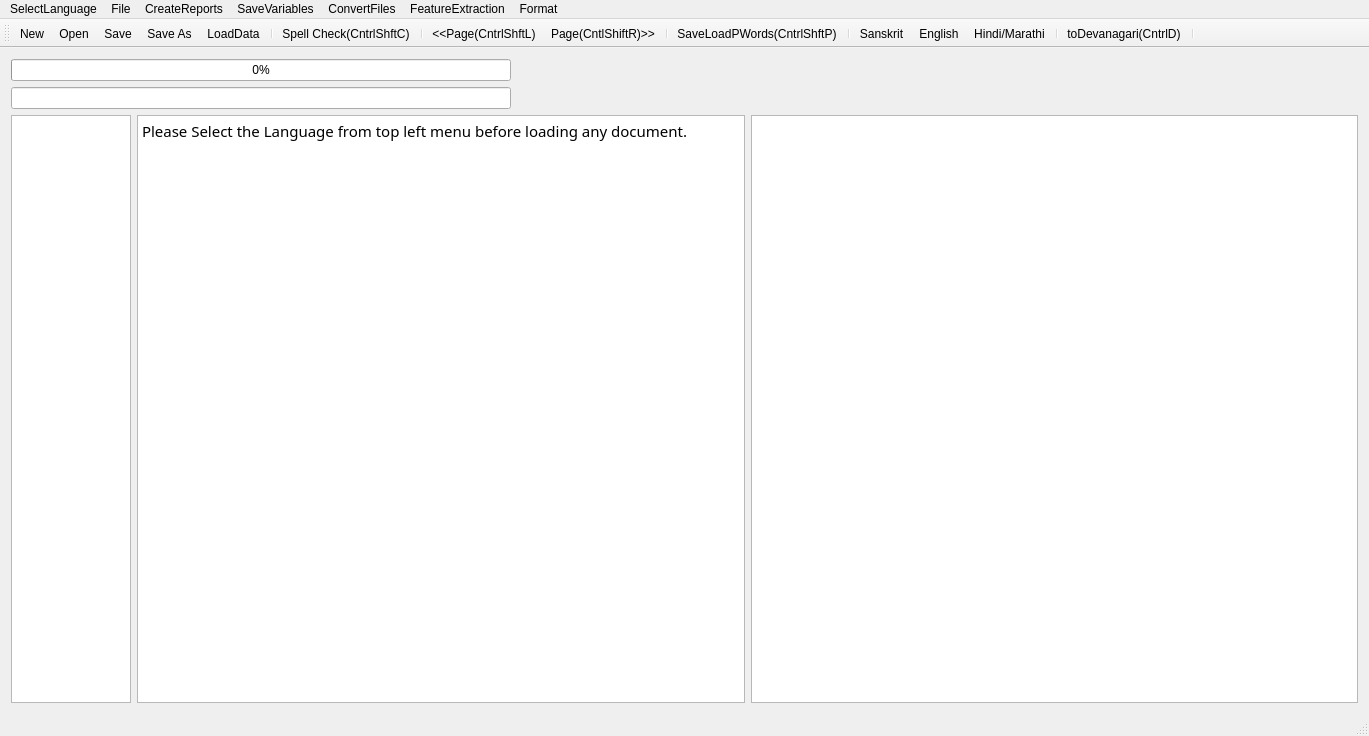
<?xml version="1.0" encoding="UTF-8"?>
<ui version="4.0">
 <class>MainWindow</class>
 <widget class="QMainWindow" name="MainWindow">
  <property name="geometry">
   <rect>
    <x>0</x>
    <y>0</y>
    <width>1369</width>
    <height>736</height>
   </rect>
  </property>
  <property name="mouseTracking">
   <bool>true</bool>
  </property>
  <property name="windowTitle">
   <string>MainWindow</string>
  </property>
  <widget class="QWidget" name="centralWidget">
   <layout class="QVBoxLayout" name="verticalLayout">
    <item>
     <widget class="QProgressBar" name="progressBar">
      <property name="maximumSize">
       <size>
        <width>500</width>
        <height>16777215</height>
       </size>
      </property>
      <property name="value">
       <number>0</number>
      </property>
      <property name="alignment">
       <set>Qt::AlignRight|Qt::AlignTrailing|Qt::AlignVCenter</set>
      </property>
     </widget>
    </item>
    <item>
     <widget class="QLineEdit" name="lineEdit">
      <property name="maximumSize">
       <size>
        <width>500</width>
        <height>16777215</height>
       </size>
      </property>
     </widget>
    </item>
    <item>
     <layout class="QHBoxLayout" name="horizontalLayout">
      <item>
       <widget class="QTextEdit" name="textEdit">
        <property name="maximumSize">
         <size>
          <width>120</width>
          <height>16777215</height>
         </size>
        </property>
        <property name="font">
         <font>
          <family>FreeSans</family>
          <italic>true</italic>
         </font>
        </property>
        <property name="sizeAdjustPolicy">
         <enum>QAbstractScrollArea::AdjustToContents</enum>
        </property>
        <property name="readOnly">
         <bool>true</bool>
        </property>
       </widget>
      </item>
      <item>
       <widget class="QTextBrowser" name="textBrowser">
        <property name="font">
         <font>
          <family>Shobhika</family>
          <pointsize>16</pointsize>
          <italic>false</italic>
         </font>
        </property>
        <property name="mouseTracking">
         <bool>true</bool>
        </property>
        <property name="sizeAdjustPolicy">
         <enum>QAbstractScrollArea::AdjustToContents</enum>
        </property>
        <property name="undoRedoEnabled">
         <bool>true</bool>
        </property>
        <property name="readOnly">
         <bool>false</bool>
        </property>
        <property name="html">
         <string>&lt;!DOCTYPE HTML PUBLIC &quot;-//W3C//DTD HTML 4.0//EN&quot; &quot;http://www.w3.org/TR/REC-html40/strict.dtd&quot;&gt;
&lt;html&gt;&lt;head&gt;&lt;meta name=&quot;qrichtext&quot; content=&quot;1&quot; /&gt;&lt;style type=&quot;text/css&quot;&gt;
p, li { white-space: pre-wrap; }
&lt;/style&gt;&lt;/head&gt;&lt;body style=&quot; font-family:'Shobhika'; font-size:16pt; font-weight:400; font-style:normal;&quot;&gt;
&lt;p style=&quot; margin-top:0px; margin-bottom:0px; margin-left:0px; margin-right:0px; -qt-block-indent:0; text-indent:0px;&quot;&gt;&lt;span style=&quot; font-family:'Ubuntu'; font-size:11pt;&quot;&gt;Please Select the Language from top left menu before loading any document.&lt;/span&gt;&lt;/p&gt;&lt;/body&gt;&lt;/html&gt;</string>
        </property>
        <property name="acceptRichText">
         <bool>true</bool>
        </property>
        <property name="textInteractionFlags">
         <set>Qt::LinksAccessibleByKeyboard|Qt::LinksAccessibleByMouse|Qt::TextBrowserInteraction|Qt::TextEditable|Qt::TextEditorInteraction|Qt::TextSelectableByKeyboard|Qt::TextSelectableByMouse</set>
        </property>
       </widget>
      </item>
      <item>
       <widget class="QGraphicsView" name="graphicsView">
        <property name="sizeAdjustPolicy">
         <enum>QAbstractScrollArea::AdjustIgnored</enum>
        </property>
        <property name="alignment">
         <set>Qt::AlignCenter</set>
        </property>
        <property name="renderHints">
         <set>QPainter::NonCosmeticDefaultPen</set>
        </property>
        <property name="dragMode">
         <enum>QGraphicsView::ScrollHandDrag</enum>
        </property>
        <property name="transformationAnchor">
         <enum>QGraphicsView::AnchorViewCenter</enum>
        </property>
        <property name="resizeAnchor">
         <enum>QGraphicsView::AnchorViewCenter</enum>
        </property>
       </widget>
      </item>
     </layout>
    </item>
   </layout>
   <zorder>lineEdit</zorder>
   <zorder>progressBar</zorder>
  </widget>
  <widget class="QMenuBar" name="menuBar">
   <property name="geometry">
    <rect>
     <x>0</x>
     <y>0</y>
     <width>1369</width>
     <height>22</height>
    </rect>
   </property>
   <widget class="QMenu" name="menuOCR_Correction_Window">
    <property name="title">
     <string>File</string>
    </property>
    <addaction name="actionNew"/>
    <addaction name="actionOpen"/>
    <addaction name="actionSave"/>
    <addaction name="actionSave_As"/>
    <addaction name="actionSpell_Check"/>
    <addaction name="actionLoad_Next_Page"/>
    <addaction name="actionLoad_Prev_Page"/>
    <addaction name="separator"/>
    <addaction name="actionLoadGDocPage"/>
    <addaction name="actionToDevanagari"/>
    <addaction name="actionLoadData"/>
    <addaction name="actionLoadDict"/>
    <addaction name="actionLoadOCRWords"/>
    <addaction name="actionLoadDomain"/>
    <addaction name="actionLoadSubPS"/>
    <addaction name="actionLoadConfusions"/>
    <addaction name="actionSugg"/>
    <addaction name="actionToSlp1"/>
   </widget>
   <widget class="QMenu" name="menuCreateReports">
    <property name="title">
     <string>CreateReports</string>
    </property>
    <addaction name="actionCreateBest2OCR"/>
    <addaction name="actionCreateSuggestionLog"/>
    <addaction name="actionCreateSuggestionLogNearestPriority"/>
    <addaction name="actionErrorDetectionRep"/>
    <addaction name="actionErrorDetectWithoutAdaptation"/>
    <addaction name="actionErrorDetectionRepUniq"/>
   </widget>
   <widget class="QMenu" name="menuSaveVariables">
    <property name="title">
     <string>SaveVariables</string>
    </property>
    <addaction name="actionCPair"/>
    <addaction name="actionPrimarySecOCRPair"/>
    <addaction name="actionCPairIEROcrVsCorrect"/>
    <addaction name="actionCPairGEROcrVsCorrect"/>
   </widget>
   <widget class="QMenu" name="menuConvertFiles">
    <property name="title">
     <string>ConvertFiles</string>
    </property>
    <addaction name="actionToSlp1_2"/>
    <addaction name="actionToDev"/>
    <addaction name="actionExtractDev"/>
    <addaction name="actionEditDistRep"/>
    <addaction name="actionConfusionFreqHist"/>
    <addaction name="actionFilterOutGT50EditDisPairs"/>
   </widget>
   <widget class="QMenu" name="menuFeatureExtraction">
    <property name="title">
     <string>FeatureExtraction</string>
    </property>
    <addaction name="actionPrepareFeatures"/>
   </widget>
   <widget class="QMenu" name="menuSelectLanguage">
    <property name="title">
     <string>SelectLanguage</string>
    </property>
    <addaction name="actionSanskrit"/>
    <addaction name="actionHindi"/>
    <addaction name="actionEnglish"/>
   </widget>
   <widget class="QMenu" name="menuFormat">
    <property name="title">
     <string>Format</string>
    </property>
    <addaction name="actionBold"/>
    <addaction name="actionSuperScript"/>
    <addaction name="actionSubScript"/>
   </widget>
   <addaction name="menuSelectLanguage"/>
   <addaction name="menuOCR_Correction_Window"/>
   <addaction name="menuCreateReports"/>
   <addaction name="menuSaveVariables"/>
   <addaction name="menuConvertFiles"/>
   <addaction name="menuFeatureExtraction"/>
   <addaction name="menuFormat"/>
  </widget>
  <widget class="QToolBar" name="mainToolBar">
   <attribute name="toolBarArea">
    <enum>TopToolBarArea</enum>
   </attribute>
   <attribute name="toolBarBreak">
    <bool>false</bool>
   </attribute>
   <addaction name="actionNew"/>
   <addaction name="actionOpen"/>
   <addaction name="actionSave"/>
   <addaction name="actionSave_As"/>
   <addaction name="actionLoadData"/>
   <addaction name="separator"/>
   <addaction name="actionSpell_Check"/>
   <addaction name="separator"/>
   <addaction name="actionLoad_Prev_Page"/>
   <addaction name="actionLoad_Next_Page"/>
   <addaction name="separator"/>
   <addaction name="actionLoadGDocPage"/>
   <addaction name="separator"/>
   <addaction name="actionSanskrit"/>
   <addaction name="actionEnglish"/>
   <addaction name="actionHindi"/>
   <addaction name="separator"/>
   <addaction name="actionToDevanagari"/>
   <addaction name="separator"/>
  </widget>
  <widget class="QStatusBar" name="statusBar"/>
  <action name="actionOpen">
   <property name="icon">
    <iconset resource="AppResources.qrc">
     <normaloff>:/Images/open.png</normaloff>:/Images/open.png</iconset>
   </property>
   <property name="text">
    <string>Open</string>
   </property>
   <property name="shortcut">
    <string>Ctrl+O</string>
   </property>
  </action>
  <action name="actionSave">
   <property name="icon">
    <iconset resource="AppResources.qrc">
     <normaloff>:/Images/save.png</normaloff>:/Images/save.png</iconset>
   </property>
   <property name="text">
    <string>Save</string>
   </property>
   <property name="shortcut">
    <string>Ctrl+S</string>
   </property>
  </action>
  <action name="actionSave_As">
   <property name="icon">
    <iconset resource="AppResources.qrc">
     <normaloff>:/Images/save-as.png</normaloff>:/Images/save-as.png</iconset>
   </property>
   <property name="text">
    <string>Save As</string>
   </property>
   <property name="shortcut">
    <string>Ctrl+Shift+S</string>
   </property>
  </action>
  <action name="actionNew">
   <property name="icon">
    <iconset resource="AppResources.qrc">
     <normaloff>:/Images/New.png</normaloff>:/Images/New.png</iconset>
   </property>
   <property name="text">
    <string>New</string>
   </property>
   <property name="shortcut">
    <string>Ctrl+N</string>
   </property>
  </action>
  <action name="actionSpell_Check">
   <property name="text">
    <string>Spell Check(CntrlShftC)</string>
   </property>
   <property name="shortcut">
    <string>Ctrl+Shift+C</string>
   </property>
  </action>
  <action name="actionLoad_Next_Page">
   <property name="text">
    <string>Page(CntlShiftR)&gt;&gt;</string>
   </property>
   <property name="toolTip">
    <string>Page(CntlShiftR)&gt;&gt;</string>
   </property>
   <property name="shortcut">
    <string>Ctrl+Shift+R</string>
   </property>
  </action>
  <action name="actionLoad_Prev_Page">
   <property name="text">
    <string>&lt;&lt;Page(CntrlShftL)</string>
   </property>
   <property name="toolTip">
    <string>&lt;&lt;Page(CntrlShftL)</string>
   </property>
   <property name="shortcut">
    <string>Ctrl+Shift+L</string>
   </property>
  </action>
  <action name="actionLoadGDocPage">
   <property name="text">
    <string>Save&amp;LoadPWords(CntrlShftP)</string>
   </property>
   <property name="shortcut">
    <string>Ctrl+Shift+P</string>
   </property>
  </action>
  <action name="actionToDevanagari">
   <property name="text">
    <string>toDevanagari(CntrlD)</string>
   </property>
   <property name="shortcut">
    <string>Ctrl+D</string>
   </property>
  </action>
  <action name="actionLoadData">
   <property name="text">
    <string>LoadData</string>
   </property>
  </action>
  <action name="actionLoadDict">
   <property name="text">
    <string>LoadDict</string>
   </property>
  </action>
  <action name="actionLoadOCRWords">
   <property name="text">
    <string>LoadOCRWords</string>
   </property>
  </action>
  <action name="actionLoadDomain">
   <property name="text">
    <string>LoadDomain</string>
   </property>
  </action>
  <action name="actionLoadSubPS">
   <property name="text">
    <string>LoadSubPS</string>
   </property>
  </action>
  <action name="actionLoadConfusions">
   <property name="text">
    <string>LoadConfusions</string>
   </property>
  </action>
  <action name="actionSugg">
   <property name="text">
    <string>sugg</string>
   </property>
   <property name="shortcut">
    <string>Menu</string>
   </property>
  </action>
  <action name="actionCreateBest2OCR">
   <property name="text">
    <string>CreateBest2OCR</string>
   </property>
  </action>
  <action name="actionToSlp1">
   <property name="text">
    <string>toSlp1</string>
   </property>
   <property name="shortcut">
    <string>Ctrl+G</string>
   </property>
  </action>
  <action name="actionCreateSuggestionLog">
   <property name="text">
    <string>CreateSuggestionLog</string>
   </property>
  </action>
  <action name="actionCreateSuggestionLogNearestPriority">
   <property name="text">
    <string>CreateSuggestionLogNearestPriority</string>
   </property>
  </action>
  <action name="actionErrorDetectionRep">
   <property name="text">
    <string>ErrorDetectionRep</string>
   </property>
  </action>
  <action name="actionErrorDetectWithoutAdaptation">
   <property name="text">
    <string>ErrorDetectWithoutAdaptation</string>
   </property>
  </action>
  <action name="actionCPair">
   <property name="text">
    <string>CPair</string>
   </property>
  </action>
  <action name="actionToSlp1_2">
   <property name="text">
    <string>toSlp1</string>
   </property>
  </action>
  <action name="actionToDev">
   <property name="text">
    <string>toDev</string>
   </property>
  </action>
  <action name="actionExtractDev">
   <property name="text">
    <string>ExtractDevWords</string>
   </property>
   <property name="toolTip">
    <string>ExtractDevWords</string>
   </property>
  </action>
  <action name="actionPrimarySecOCRPair">
   <property name="text">
    <string>PrimarySecOCRPairs</string>
   </property>
  </action>
  <action name="actionCPairIEROcrVsCorrect">
   <property name="text">
    <string>CPairIEROcrVsCorrect</string>
   </property>
  </action>
  <action name="actionEditDistRep">
   <property name="text">
    <string>EditDistRep</string>
   </property>
  </action>
  <action name="actionConfusionFreqHist">
   <property name="text">
    <string>ConfusionFreqHist</string>
   </property>
  </action>
  <action name="actionCPairGEROcrVsCorrect">
   <property name="text">
    <string>CPairGEROcrVsCorrect</string>
   </property>
  </action>
  <action name="actionFilterOutGT50EditDisPairs">
   <property name="text">
    <string>FilterOutGT50EditDisPairs</string>
   </property>
  </action>
  <action name="actionPrepareFeatures">
   <property name="text">
    <string>PrepareFeatures</string>
   </property>
  </action>
  <action name="actionErrorDetectionRepUniq">
   <property name="text">
    <string>ErrorSuggRepUniq</string>
   </property>
  </action>
  <action name="actionSanskrit">
   <property name="text">
    <string>Sanskrit</string>
   </property>
  </action>
  <action name="actionHindi">
   <property name="text">
    <string>Hindi/Marathi</string>
   </property>
  </action>
  <action name="actionEnglish">
   <property name="text">
    <string>English</string>
   </property>
   <property name="toolTip">
    <string>English</string>
   </property>
  </action>
  <action name="actionBold">
   <property name="checkable">
    <bool>true</bool>
   </property>
   <property name="text">
    <string>Bold</string>
   </property>
  </action>
  <action name="actionSuperScript">
   <property name="checkable">
    <bool>true</bool>
   </property>
   <property name="text">
    <string>SuperScript</string>
   </property>
  </action>
  <action name="actionSubScript">
   <property name="checkable">
    <bool>true</bool>
   </property>
   <property name="text">
    <string>SubScript</string>
   </property>
  </action>
 </widget>
 <layoutdefault spacing="6" margin="11"/>
 <tabstops>
  <tabstop>textBrowser</tabstop>
  <tabstop>graphicsView</tabstop>
 </tabstops>
 <resources>
  <include location="AppResources.qrc"/>
 </resources>
 <connections/>
</ui>
